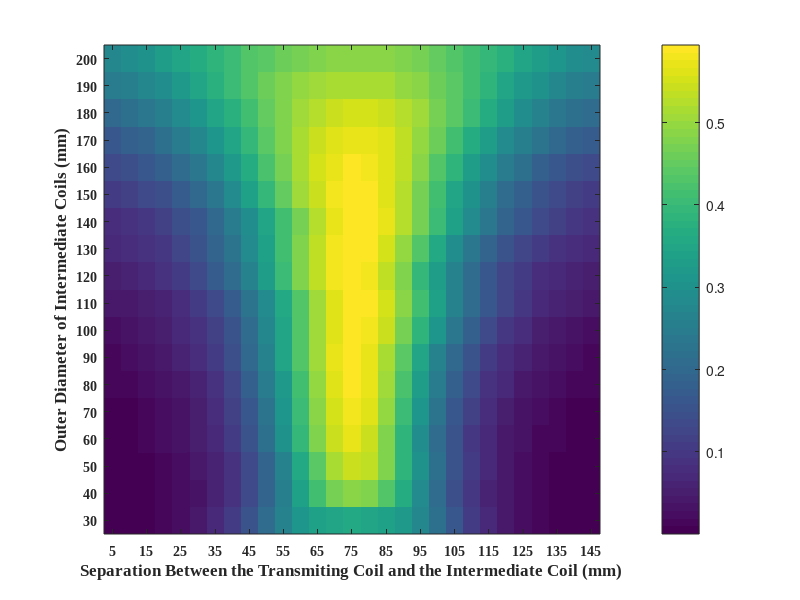

Source code (MATLAB): (Note: this script raises an error after producing the figure.)
clear all, clc
close all
% Symmetric System
OD = 30:10:200; % mm
d2i = 5:5:145; % mm
S21_OD30_measurement = [-69.75604	-53.90846	-44.60128	-38.00991	-32.32071	-27.63775	-23.28036	-19.50912	-16.21899	-13.43694	-11.51958	-10.22214	-9.502546	-9.127682	-9.004719	-9.065351	-9.348118	-10.0029	-11.25523	-13.23414	-16.00485	-19.42469	-23.29441	-27.59011	-32.60431	-38.13223	-44.96144	-55.7115	-75.69639];
S21_OD40_measurement = [-67.8639	-54.36426	-44.90912	-38.65775	-33.3951	-28.93376	-24.90158	-21.08749	-17.5998	-14.49153	-11.70538	-9.424965	-7.705075	-6.643505	-6.23782	-6.41742	-7.276423	-8.793011	-10.93613	-13.69145	-16.77199	-20.18746	-23.9248	-27.92006	-32.37202	-37.50234	-43.46061	-52.56758	-70.33812];
S21_OD50_measurement = [-65.58762	-50.769	-42.87271	-37.31888	-32.78028	-28.2782	-24.42635	-20.80674	-17.45754	-14.26916	-11.45321	-9.001457	-7.086121	-5.827909	-5.292921	-5.518547	-6.46271	-8.208414	-10.50541	-13.34163	-16.44894	-19.79763	-23.27958	-27.09265	-31.17105	-35.88438	-41.28722	-48.41095	-58.75197];
S21_OD60_measurement = [-52.93058	-44.75855	-39.11231	-34.49535	-30.42977	-26.32088	-22.7681	-19.28157	-16.10278	-13.12624	-10.40606	-8.155684	-6.337174	-5.232565	-4.881954	-5.264488	-6.409244	-8.278969	-10.70858	-13.53331	-16.47627	-19.84347	-23.22772	-27.03335	-31.00119	-35.38264	-40.26006	-46.64238	-55.15304];
S21_OD70_measurement = [-45.21054	-40.66863	-36.31459	-32.53362	-28.76032	-25.17498	-21.84383	-18.54957	-15.55773	-12.72878	-10.11489	-7.918528	-6.156564	-5.097934	-4.710668	-5.040241	-6.100204	-7.843657	-10.12807	-12.79929	-15.62691	-18.75374	-21.9481	-25.39812	-28.89725	-32.79333	-36.81963	-41.2338	-46.16536];
S21_OD80_measurement = [-39.38773	-36.67581	-33.53134	-30.30787	-27.04792	-23.81828	-20.79021	-17.75079	-14.89831	-12.18888	-9.766113	-7.666445	-6.025653	-5.001427	-4.634372	-4.913235	-5.89534	-7.470952	-9.589268	-12.10555	-14.7607	-17.68147	-20.65305	-23.67773	-27.01751	-30.29303	-33.59836	-36.87728	-39.75253];
S21_OD90_measurement = [-34.83287	-32.88868	-30.49839	-27.78234	-25.01517	-22.14566	-19.36287	-16.64163	-13.95084	-11.54686	-9.264748	-7.354923	-5.872511	-4.92357	-4.579895	-4.821046	-5.689236	-7.159752	-9.121849	-11.41012	-13.88433	-16.52702	-19.26044	-22.14488	-25.01347	-27.84977	-30.5921	-33.11844	-35.09157];
S21_OD100_measurement = [-31.31243	-30.06487	-28.19258	-26.04087	-23.54994	-21.10678	-18.49394	-16.02938	-13.59091	-11.30828	-9.166588	-7.372562	-5.875359	-5.001014	-4.573786	-4.687747	-5.339866	-6.531749	-8.212732	-10.22536	-12.45405	-14.93974	-17.36876	-19.95279	-22.51721	-25.06046	-27.31323	-29.42957	-31.11602];
S21_OD110_measurement = [-28.41623	-27.29724	-25.79471	-23.9373	-21.87699	-19.73144	-17.45543	-15.16192	-12.92841	-10.83613	-8.880377	-7.215148	-5.857536	-5.003953	-4.577966	-4.628447	-5.163342	-6.172503	-7.65735	-9.47641	-11.49602	-13.67772	-15.93604	-18.26134	-20.5904	-22.76682	-24.77007	-26.55583	-27.95519];
S21_OD120_measurement = [-25.4424	-24.46149	-23.03057	-21.32258	-19.47325	-17.51152	-15.47243	-13.44502	-11.47888	-9.595974	-7.897215	-6.472127	-5.449417	-4.758531	-4.520089	-4.73685	-5.414737	-6.486366	-7.999142	-9.726151	-11.62394	-13.59545	-15.75998	-17.76521	-19.79542	-21.699	-23.40359	-24.86203	-25.9535];
S21_OD130_measurement = [-23.41742	-22.51629	-21.28726	-19.87507	-18.1984	-16.48283	-14.58404	-12.77338	-10.99336	-9.278252	-7.716099	-6.40681	-5.437428	-4.781865	-4.51839	-4.652011	-5.176893	-6.080589	-7.37169	-8.916985	-10.58414	-12.39967	-14.28023	-16.11169	-17.97476	-19.67476	-21.20127	-22.53559	-23.55536];
S21_OD140_measurement = [-21.64416	-20.86329	-19.82234	-18.53202	-17.08328	-15.56674	-13.94707	-12.2728	-10.6886	-9.179035	-7.762584	-6.533862	-5.558739	-4.897158	-4.56143	-4.551324	-4.892748	-5.567099	-6.596423	-7.883618	-9.297958	-10.90425	-12.61027	-14.3032	-15.98289	-17.51616	-18.94767	-20.17832	-21.20071];
S21_OD150_measurement = [-19.45441	-18.6961	-17.66471	-16.56432	-15.23358	-13.82948	-12.37642	-10.89599	-9.499147	-8.15008	-6.947631	-5.955236	-5.228477	-4.728857	-4.531389	-4.616366	-4.982732	-5.637377	-6.562984	-7.720968	-9.048769	-10.48777	-11.99669	-13.48857	-14.98899	-16.34191	-17.53958	-18.60317	-19.49502];
S21_OD160_measurement = [-17.44027	-16.74107	-15.8586	-14.79542	-13.62701	-12.414	-11.12813	-9.868177	-8.653877	-7.557031	-6.579015	-5.767139	-5.191545	-4.813191	-4.647785	-4.70364	-4.978046	-5.488231	-6.232216	-7.216572	-8.285307	-9.527626	-10.79378	-12.08778	-13.38664	-14.61619	-15.71065	-16.62867	-17.41616];
S21_OD170_measurement = [-15.64666	-14.99395	-14.20738	-13.26689	-12.30472	-11.22175	-10.12692	-9.070219	-8.045534	-7.135866	-6.37291	-5.739165	-5.274593	-4.978966	-4.848055	-4.866015	-5.075335	-5.446844	-6.001997	-6.741895	-7.626162	-8.627649	-9.706858	-10.83485	-11.95324	-13.0087	-13.98584	-14.82891	-15.51639];
S21_OD180_measurement = [-13.89228	-13.34204	-12.66144	-11.88204	-11.0365	-10.14754	-9.234478	-8.410797	-7.607007	-6.912676	-6.32932	-5.864058	-5.532235	-5.304037	-5.203627	-5.204591	-5.340921	-5.591213	-5.979719	-6.523894	-7.159063	-7.924545	-8.781021	-9.736118	-10.63288	-11.53341	-12.35676	-13.10277	-13.713];
S21_OD190_measurement = [-12.27969	-11.7774	-11.15799	-10.54129	-9.856142	-9.158779	-8.463852	-7.826707	-7.304305	-6.809233	-6.429363	-6.123951	-5.907282	-5.770493	-5.720012	-5.735996	-5.825705	-6.013803	-6.289174	-6.671065	-7.148682	-7.735529	-8.35903	-9.072609	-9.790365	-10.49742	-11.17026	-11.73808	-12.24579];
S21_OD200_measurement = [-11.15537	-10.75777	-10.26991	-9.758211	-9.216978	-8.721998	-8.21907	-7.772138	-7.380738	-7.023007	-6.744972	-6.538363	-6.379295	-6.292113	-6.241724	-6.246731	-6.305526	-6.421095	-6.617828	-6.86913	-7.200587	-7.602183	-8.062805	-8.592373	-9.14702	-9.690184	-10.21089	-10.69117	-11.09387];
S21_measurement = [S21_OD30_measurement;S21_OD40_measurement;S21_OD50_measurement;S21_OD60_measurement;S21_OD70_measurement;S21_OD80_measurement;S21_OD90_measurement;S21_OD100_measurement;S21_OD110_measurement;...
    S21_OD120_measurement;S21_OD130_measurement;S21_OD140_measurement;S21_OD150_measurement;S21_OD160_measurement;S21_OD170_measurement;S21_OD180_measurement;S21_OD190_measurement;S21_OD200_measurement]; 

figure
imagesc(d2i,OD,10.^(S21_measurement/20));
set(gca,'YDir','normal','XTick',[5:10:145],'YTick',[30:10:200],'FontName','Times New Roman','FontWeight','bold');
xlabel('Separation Between the Transmiting Coil and the Intermediate Coil (mm)','FontSize',12);
ylabel('Outer Diameter of Intermediate Coils (mm)','FontSize',12);
cb = colorbar;
cb.Label.String = 'S21 Linear Magnitude';
cb.Label.FontSize = 12;
caxis([0 0.7]);
colormap(parula);
%colormap(gray);
